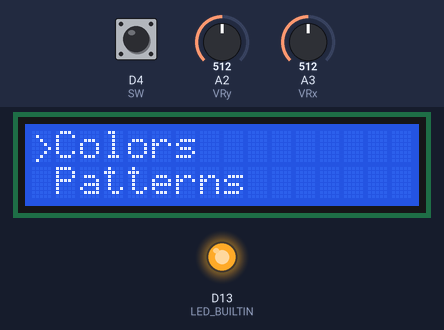
This program was run on a simulated Arduino Nano 33 IoT. On the bench: 16×2 character LCD, output pins drawn as LEDs (lit = HIGH). The inputs (shaded band) are chosen by the test bench; at power-on: D4 (SW) HIGH, A2 (VRy) = 512, A3 (VRx) = 512. What the program prints to the serial monitor is not drawn.

Above: at 3.3 s.
3.4 s: D4 (SW) pulled LOW for 1 s
At 4.9 s:
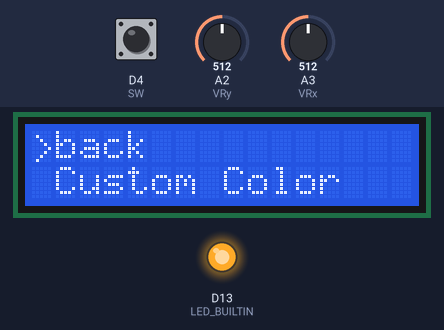
5.9 s: A2 (VRy) set to 163
7.4 s: A2 (VRy) set to 134
At 9.1 s:
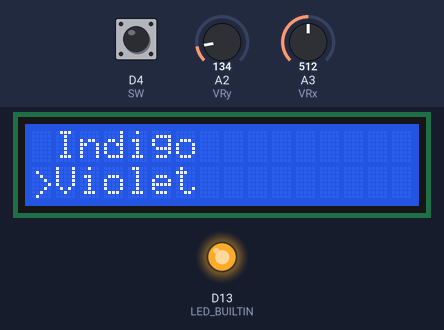
9.8 s: A2 (VRy) set to 897
11.3 s: A2 (VRy) set to 919
At 11.41 s:
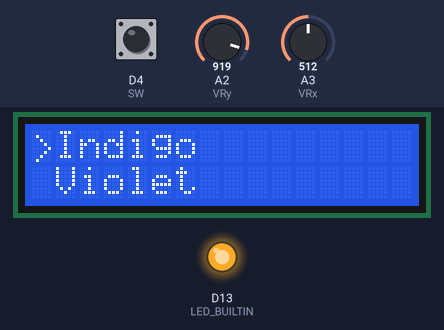
13.7 s: A2 (VRy) set to 140
At 13.91 s:
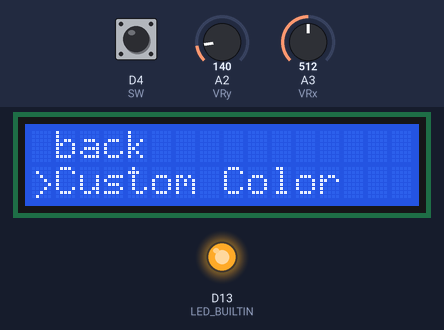
Timing chart, 0 to 16.7 s (numbered marks = the images above; inputs shaded):
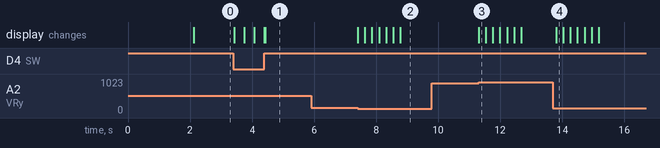

Measured:
- the behaviour switches between 150 and 149 on A2 (VRy) (found by bisection; images 1 and 2)
- the behaviour switches between 910 and 911 on A2 (VRy) (found by bisection; images 2 and 3)
- after the input at 3.4 s, the display: changes at once (image 1)
- after the input at 5.9 s, every drawn part: stays the same
- after the input at 7.4 s, the display: first changes at once (image 2 shows a later state)
- after the input at 9.8 s, every drawn part: stays the same
- after the input at 11.3 s, the display: changes at once (image 3)
- after the input at 13.7 s, the display: changes after 0.10 s (image 4)

The program:

main.cpp
```cpp
#include <Arduino.h>
#include "setup.h"

byte cursor_symbol[8] {
        0b00000,
        0b01000,
        0b00100,
        0b00010,
        0b00001,
        0b00010,
        0b00100,
        0b01000
};

void setup() {
    Serial.begin(115200);
    Serial1.begin(115200);

    Serial.println("Turning on Pins...");
    pinMode(VRx, INPUT);
    pinMode(VRy, INPUT);
    pinMode(SW, INPUT_PULLUP);

    pinMode(LED_BUILTIN, OUTPUT);
    digitalWrite(LED_BUILTIN, HIGH);

    Serial.println("Starting LCD...");
    DFRobot_RGBLCD1602* display = Op->getDisplay();
    display->init();
    display->setBacklight(true);
    display->display();
    display->customSymbol(0, cursor_symbol);
    display->print("Welcome to LED");
    delay(2000);

    Serial.println("Linking Selectables...");
    connect_selectables();

    Serial.println("Starting first Screen...");
    Op->draw();
    Op->draw_cursor();
    Serial.println("Finished Boot Up");
}

void loop() {
    Op->joystickRead();
}
```

Operator.cpp
```cpp
//
// Created by johnw on 7/12/2023.
//

#include "Operator.h"

Operator::Operator(Screen *s) {
    current_screen = s;
    display = new DFRobot_RGBLCD1602(16, 2);
    cursor_position = 0;
}

void Operator::draw() {
    Serial.println("Drawing...");

    display->setCursor(1, 0);
    display->print(current_screen->getTopItem()->getText());

    display->setCursor(1, 1);
    display->print(current_screen->getBottomItem()->getText());
    Serial.println("Drawing Done");
}

void Operator::draw_cursor() {
    display->setCursor(0, cursor_position);
    display->write((unsigned char)0);
    // Clear other cursor
    if (cursor_position) {
        display->setCursor(0, 0);
        display->print(" ");
    }
    else {
        display->setCursor(0, 1);
        display->print(" ");
    }
}

void Operator::callback(Screen *s) {
    current_screen = s;
}

void Operator::upScroll() {
    if (cursor_position == 0) {
        // Roll Options
        current_screen->scrollUp();
        draw();
    }
    else {
        cursor_position = 0;
        draw_cursor();
        Serial.println("Cursor Drawn");
    }
}

void Operator::downScroll() {
    if (cursor_position == 1) {
        current_screen->scrollDown();
        draw();
    }
    else {
        cursor_position = 1;
        draw_cursor();
        Serial.println("Cursor Drawn");
    }
}

void Operator::rightScroll() {
    Selectable* current = getCurrent();
    current->rightScroll();
    draw();
}

void Operator::leftScroll() {
    Selectable* current = getCurrent();
    current->leftScroll();
    draw();
}

void Operator::click() {
    Selectable* current = getCurrent();
    current->execute();
}

void Operator::joystickRead() {
    int yPosition = analogRead(VRy);
    int xPosition = analogRead(VRx);
    int SW_state = digitalRead(SW);

    if (SW_state == 0) {
        Serial.println("Button Clicked!");
        click();
        draw();
    }
    //Define mapY
    if (yPosition > 910) {
        upScroll();
        Serial.println("Scrolled Up");
        delay(200);
    } else if (yPosition < 150) {
        downScroll();
        Serial.println("Scrolled Down");
        delay(200);
    }

    // Define mapX
    if (xPosition > 910) {
        leftScroll();
//        delay(10);
    } else if (xPosition < 150) {
        rightScroll();
//        delay(10);
    }
}

Selectable* Operator::getCurrent() {
    Selectable* current;
    // Set current to item cursor is on
    if (cursor_position == 0) {
        current = current_screen->getTopItem();
    } else {
        current = current_screen->getBottomItem();
    }

    return current;
}

DFRobot_RGBLCD1602 *Operator::getDisplay() const {
    return display;
}
```

Operator.h
```cpp
//
// Created by johnw on 7/12/2023.
//

#ifndef OPERATOR_H
#define OPERATOR_H

#include <DFRobot_RGBLCD1602.h>
#include "Selectables/SelectableInterface.h"
#include "Screen.h"

#define VRx A3
#define VRy A2
#define SW 4

class Operator
{
public:
    Operator(Screen*);

    void draw();
    void draw_cursor();

    void joystickRead();

    void callback(Screen*);
    DFRobot_RGBLCD1602 *getDisplay() const;

private:
    void upScroll();
    void downScroll();
    void rightScroll();
    void leftScroll();
    void click();

    Selectable* getCurrent();

    Screen* current_screen;
    DFRobot_RGBLCD1602* display;

    int cursor_position;
};


#endif //OPERATOR_H
```

Screen.cpp
```cpp
//
// Created by johnw on 7/12/2023.
//

#include "Screen.h"

Screen::Screen(Selectable *t, Selectable *b) {
    topItem = t;
    bottomItem = b;
}

void Screen::scrollUp() {
    if (topItem->getPrev() != nullptr){
        bottomItem = topItem;
        topItem = topItem->getPrev();
    }
}

void Screen::scrollDown() {
    if (bottomItem->getNext() != nullptr){
        topItem = bottomItem;
        bottomItem = bottomItem->getNext();
    }
}

Selectable *Screen::getTopItem() const {
    return topItem;
}

void Screen::setTopItem(Selectable *topItem) {
    Screen::topItem = topItem;
}

Selectable *Screen::getBottomItem() const {
    return bottomItem;
}

void Screen::setBottomItem(Selectable *bottomItem) {
    Screen::bottomItem = bottomItem;
}
```

Screen.h
```cpp
//
// Created by johnw on 7/12/2023.
//

#ifndef SCREEN_H
#define SCREEN_H

#include "Selectables/SelectableInterface.h"
#include <Arduino.h>

class Screen
{
public:
    Screen(Selectable*, Selectable*);

    void scrollUp();
    void scrollDown();


    Selectable *getTopItem() const;
    void setTopItem(Selectable *topItem);
    Selectable *getBottomItem() const;
    void setBottomItem(Selectable *bottomItem);

private:
    Selectable* topItem;
    Selectable* bottomItem;
};


#endif //SCREEN_H
```

FunctionSelectable.cpp
```cpp
//
// Created by johnw on 7/12/2023.
//

#include "FunctionSelectable.h"

FunctionSelectable::FunctionSelectable(String t, String m):
        Selectable(t, nullptr, nullptr){
    command = m;
}

void FunctionSelectable::execute() {
    Serial1.print(command);
}

const String &FunctionSelectable::getCommand() const {
    return command;
}

void FunctionSelectable::setCommand(const String &command) {
    FunctionSelectable::command = command;
}
```

FunctionSelectable.h
```cpp
//
// Created by johnw on 7/12/2023.
//

#ifndef FUNCTIONSELECTABLE_H
#define FUNCTIONSELECTABLE_H

#include "SelectableInterface.h"
#include <Arduino.h>

class FunctionSelectable: public Selectable
{
public:
    FunctionSelectable(String, String);

    void execute() override;

    const String &getCommand() const;

    void setCommand(const String &command);

private:
    String command;

};


#endif //FUNCTIONSELECTABLE_H
```

NumberSelectable.cpp
```cpp
//
// Created by johnw on 7/12/2023.
//

#include "NumberSelectable.h"

NumberSelectable::NumberSelectable(String t, int min, int max, int tp):
        Selectable(t, nullptr, nullptr){
    val = 125;
    minV = min;
    maxV = max;
    type = tp;

    // functions can't be run outside of setup & loop, so refresh is just copied
    String num = String(val);
    text = text.substring(0, 15-num.length());
    text += num;
}

void NumberSelectable::execute() {
    String msg = "K";
    String stub = "---";
    if (type == R){
        msg += String(val);
        msg += stub;
        msg += stub;
    } else if (type == G) {
        msg += stub;
        msg += String(val);
        msg += stub;
    } else if (type == B) {
        msg += stub;
        msg += stub;
        msg += String(val);
    }
    Serial1.println(msg);
}

void NumberSelectable::rightScroll() {
    Serial.println("Incrementing...");
    if ((val + 1) <= maxV)
        val++;
    refresh();
}

void NumberSelectable::leftScroll() {
    Serial.println("Decrementing");
    if ((val - 1) >= minV)
        val--;
    refresh();
}

void NumberSelectable::refresh() {
    Serial.println("Starting refresh");
    String num = String(val);
    text.setCharAt(12, ' ');
    text.setCharAt(13, ' ');
    text.setCharAt(14, ' ');
    text = text.substring(0, 15-num.length());
    text += num;

}
```

NumberSelectable.h
```cpp
//
// Created by johnw on 7/12/2023.
//

#ifndef PLATFORMIO_VERSION_NUMBERSELECTABLE_H
#define PLATFORMIO_VERSION_NUMBERSELECTABLE_H

#include "SelectableInterface.h"
#include <Arduino.h>

class NumberSelectable: public Selectable
{
public:
    enum types {R, G, B};
    NumberSelectable(String, int, int, int);
    // min, max, type

    void execute() override;
    void rightScroll() override;
    void leftScroll() override;

private:
    void refresh();
    int val;
    int minV;
    int maxV;
    int type;
};


#endif //PLATFORMIO_VERSION_NUMBERSELECTABLE_H
```

ScreenSelectable.cpp
```cpp
//
// Created by johnw on 7/12/2023.
//

#include "ScreenSelectable.h"

ScreenSelectable::ScreenSelectable(String t, Screen* s, Operator* o):
        Selectable(t, nullptr, nullptr){
    nextScreen = s;
    op = o;
}

void ScreenSelectable::execute() {
    op->callback(nextScreen);
}

Screen *ScreenSelectable::getNextScreen() const {
    return nextScreen;
}

void ScreenSelectable::setNextScreen(Screen *s) {
    nextScreen = s;
}

Operator *ScreenSelectable::getOp() const {
    return op;
}

void ScreenSelectable::setOp(Operator *o) {
    ScreenSelectable::op = o;
}
```

ScreenSelectable.h
```cpp
//
// Created by johnw on 7/12/2023.
//

#ifndef PLATFORMIO_VERSION_SCREENSELECTABLE_H
#define PLATFORMIO_VERSION_SCREENSELECTABLE_H

#include "SelectableInterface.h"
#include "../Screen.h"
#include "Operator.h"

class ScreenSelectable: public Selectable
{
public:
    ScreenSelectable(String, Screen*, Operator*);

    void execute() override;

    Screen *getNextScreen() const;

    void setNextScreen(Screen *s);

private:
    Screen* nextScreen;
    Operator* op;
public:
    Operator *getOp() const;

    void setOp(Operator *op);
};


#endif //SCREENSELECTABLE_H
```

SelectableFactory.cpp
```cpp
//
// Created by johnw on 7/13/2023.
//

#include "SelectableFactory.h"

SelectableFactory::SelectableFactory() {
    num_music = 0;
    num_static = 0;
}

void SelectableFactory::addSelectable(Selectable *head, Selectable *s) {
    if (head->getNext() == nullptr) {
        head->setNext(s);
        s->setPrev(head);
    }
    else {
        Selectable* n = head->getNext();
        head->setNext(s);
        n->setPrev(s);
        s->setPrev(head);
        s->setNext(n);
    }

}


Selectable* SelectableFactory::make_selectable(String text, int type) {
    text = fillText(text);
    if (type == COLOR) {
        return new FunctionSelectable(text, String());
    }
    else if (type == STATIC) {
        String msg = "SP";
         msg += String(num_static++);

        return new FunctionSelectable(text, String());
    }
    else if (type == MUSIC) {
        return new FunctionSelectable(text, String());
    }
    else if (type == NUM) {
        return new NumberSelectable(text, 0, 0, 0);
    }
    else if (type == SCREEN) {
        return new ScreenSelectable(text, nullptr, nullptr);
    }
}


String SelectableFactory::fillText(String text) {
    unsigned int len = text.length();
    for (int i=0; i<(15-len); i++)
        text += " ";

    return text;
}
```

SelectableFactory.h
```cpp
//
// Created by johnw on 7/12/2023.
//

#ifndef SELECTABLEFACTORY_H
#define SELECTABLEFACTORY_H

#include "SelectableInterface.h"
#include "ScreenSelectable.h"
#include "NumberSelectable.h"
#include "FunctionSelectable.h"
#include <Arduino.h>


class SelectableFactory
{
public:
    SelectableFactory();

    enum {COLOR, STATIC, MUSIC, NUM, SCREEN};

    Selectable* make_selectable(String, int);

    static void addSelectable(Selectable*, Selectable*);

private:
    String fillText(String);

    int num_static;
    int num_music;

};


#endif //SELECTABLEFACTORY_H
```

SelectableInterface.cpp
```cpp
//
// Created by johnw on 7/12/2023.
//
#include "SelectableInterface.h"

Selectable::Selectable(String t, Selectable*p, Selectable*n) {
    text = t;
    next = n;
    prev = p;
}


String Selectable::getText() {
    return text;
}

Selectable* Selectable::getNext() {
    return next;
}

Selectable* Selectable::getPrev() {
    return prev;
}

void Selectable::setText(String text) {
    Selectable::text = text;
}

void Selectable::setNext(Selectable *next) {
    Selectable::next = next;
}

void Selectable::setPrev(Selectable *prev) {
    Selectable::prev = prev;
}
```

SelectableInterface.h
```cpp
//
// Created by johnw on 7/12/2023.
//

#ifndef SELECTABLEINTERFACE_H
#define SELECTABLEINTERFACE_H

#include <Arduino.h>

class Selectable
{
public:
    Selectable(String, Selectable*, Selectable*);
    virtual void execute()=0;

    // Special Commands for in-selectable controls
    // Enables joystick input -> Selectable
    virtual void rightScroll(){}
    virtual void leftScroll(){}

    Selectable* getNext();
    Selectable* getPrev();
    String getText();
    void setText(String text);
    void setNext(Selectable *next);
    void setPrev(Selectable *prev);

protected:

    String text;
    Selectable* next;
    Selectable* prev;
};

#endif //SELECTABLEINTERFACE_H
```

setup.h
```cpp
//
// Created by johnw on 7/21/2023.
//

#ifndef SETUP_H
#define SETUP_H

#include "Selectables/SelectableFactory.h"
#include "Selectables/FunctionSelectable.h"
#include "Selectables/NumberSelectable.h"
#include "Selectables/ScreenSelectable.h"
#include "Screen.h"
#include "Operator.h"


Screen* Home = new Screen(nullptr, nullptr);
Screen* Patterns = new Screen(nullptr, nullptr);
Screen* Static = new Screen(nullptr, nullptr);
Screen* Music = new Screen(nullptr, nullptr);
Screen* Color = new Screen(nullptr, nullptr);
Screen* CustomColor = new Screen(nullptr, nullptr);

Operator* Op = new Operator(Home);

// Home Screen Selectables
Selectable* toColors = new ScreenSelectable("Colors         ", Color, Op);
Selectable* toPatterns = new ScreenSelectable("Patterns       ",Patterns, Op);
Selectable* powerOff = new FunctionSelectable("Power off      ", "C000000000");
// Color Screen Selectables
Selectable* backColors = new ScreenSelectable("back           ", Home, Op);
Selectable* toCustomColors = new ScreenSelectable("Custom Color   ", CustomColor, Op);
Selectable* red =    new FunctionSelectable("Red            ", "C200000000");
Selectable* orange = new FunctionSelectable("Orange         ", "C255140000");
Selectable* green =  new FunctionSelectable("Green          ", "C000200000");
Selectable* blue =   new FunctionSelectable("Blue           ", "C000000200");
Selectable* indigo = new FunctionSelectable("Indigo         ", "C060000255");
Selectable* violet = new FunctionSelectable("Violet         ", "C140000255");

// Custom Colors Selectables
Selectable* backCustomColors = new ScreenSelectable("back           ", Color, Op);
Selectable* setR = new NumberSelectable("Set R          ", 0, 255, NumberSelectable::R);
Selectable* setG = new NumberSelectable("Set G          ", 0, 255, NumberSelectable::G);
Selectable* setB = new NumberSelectable("Set B          ", 0, 255, NumberSelectable::B);

// Patterns selectables
Selectable* backPattern = new ScreenSelectable("back           ", Home, Op);
Selectable* toStatic = new ScreenSelectable("Static Patterns", Static, Op);
Selectable* toMusic =  new ScreenSelectable("Music Patterns ", Music, Op);

// Music Selectables
Selectable* backMusic = new ScreenSelectable("back           ", Patterns, Op);
Selectable* mp1 = new FunctionSelectable("Music Pattern 1", "MP00000000");
Selectable* mp2 = new FunctionSelectable("Music Pattern 2", "MP00000001");


// Static Selectables
Selectable* backStatic = new ScreenSelectable("back           ", Patterns, Op);
Selectable* solidColor =    new FunctionSelectable("Solid Color    ", "SP00000000");
Selectable* sp1 =           new FunctionSelectable("Party 1        ", "SP00000001");
Selectable* sp2 =           new FunctionSelectable("Party 2        ", "SP00000002");
Selectable* sp3 =           new FunctionSelectable("Party 3        ", "SP00000003");
Selectable* rainbow =       new FunctionSelectable("Rainbow        ", "SP00000004");
Selectable* triColor =      new FunctionSelectable("Three Color    ", "SP00000005");
Selectable* ocean =         new FunctionSelectable("Ocean          ", "SP00000006");
Selectable* insanity =      new FunctionSelectable("Insanity       ", "SP00000007");

void connect_selectables() {
    // Home Screen Selectables
    SelectableFactory::addSelectable(toColors, powerOff);
    SelectableFactory::addSelectable(toColors, toPatterns);
    Home->setTopItem(toColors);
    Home->setBottomItem(toPatterns);

    // Color Screen Selectables
    SelectableFactory::addSelectable(backColors, violet);
    SelectableFactory::addSelectable(backColors, indigo);
    SelectableFactory::addSelectable(backColors, blue);
    SelectableFactory::addSelectable(backColors, green);
    SelectableFactory::addSelectable(backColors, orange);
    SelectableFactory::addSelectable(backColors, red);
    SelectableFactory::addSelectable(backColors, toCustomColors);
    Color->setTopItem(backColors);
    Color->setBottomItem(toCustomColors);

    // Custom Color Selectables
    SelectableFactory::addSelectable(backCustomColors, setB);
    SelectableFactory::addSelectable(backCustomColors, setG);
    SelectableFactory::addSelectable(backCustomColors, setR);
    CustomColor->setTopItem(backCustomColors);
    CustomColor->setBottomItem(setR);

    // Patterns Selectables
    SelectableFactory::addSelectable(backPattern, toMusic);
    SelectableFactory::addSelectable(backPattern, toStatic);
    Patterns->setTopItem(backPattern);
    Patterns->setBottomItem(toStatic);

    // Music Selectables
    SelectableFactory::addSelectable(backMusic, mp2);
    SelectableFactory::addSelectable(backMusic, mp1);
    Music->setTopItem(backMusic);
    Music->setBottomItem(mp1);

    // Static Selectables
    SelectableFactory::addSelectable(backStatic, insanity);
    SelectableFactory::addSelectable(backStatic, ocean);
    SelectableFactory::addSelectable(backStatic, triColor);
    SelectableFactory::addSelectable(backStatic, rainbow);
    SelectableFactory::addSelectable(backStatic, sp3);
    SelectableFactory::addSelectable(backStatic, sp2);
    SelectableFactory::addSelectable(backStatic, sp1);
    SelectableFactory::addSelectable(backStatic, solidColor);
    Static->setTopItem(backStatic);
    Static->setBottomItem(solidColor);
}


#endif //SETUP_H
```
